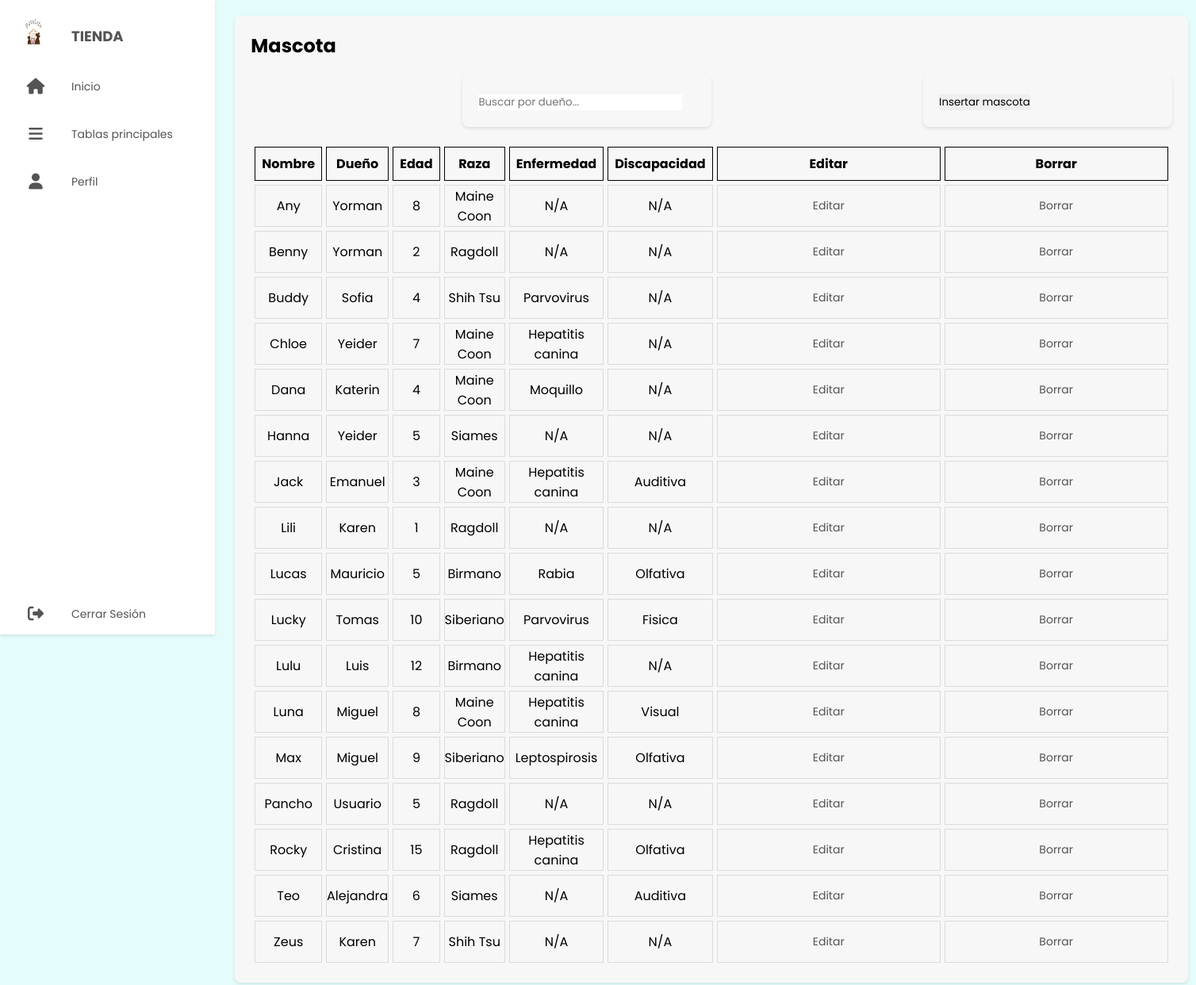
The app's page /crud/read/readMascota.php (signed in) with its own data.
### tables this page shows
CREATE TABLE `mascota` (
  `id_mascota` int(11) NOT NULL AUTO_INCREMENT,
  `nombre` varchar(50) DEFAULT NULL,
  `cod_dueño` varchar(10) NOT NULL,
  `edad` int(2) NOT NULL,
  `raza` varchar(4) NOT NULL,
  `enfermedad` varchar(4) NOT NULL,
  `discapacidad` varchar(4) NOT NULL,
  PRIMARY KEY (`id_mascota`),
  KEY `cod_dueño` (`cod_dueño`),
  KEY `discapacidad` (`discapacidad`),
  KEY `enfermedad` (`enfermedad`),
  KEY `raza` (`raza`),
  CONSTRAINT `mascota_ibfk_1` FOREIGN KEY (`cod_dueño`) REFERENCES `persona` (`cedula`),
  CONSTRAINT `mascota_ibfk_2` FOREIGN KEY (`discapacidad`) REFERENCES `discapacidad` (`cod_discapacidad`),
  CONSTRAINT `mascota_ibfk_3` FOREIGN KEY (`enfermedad`) REFERENCES `enfermedad` (`cod_enfermedad`),
  CONSTRAINT `mascota_ibfk_4` FOREIGN KEY (`raza`) REFERENCES `raza` (`cod_raza`)
);

CREATE TABLE `persona` (
  `cedula` varchar(10) NOT NULL,
  `password` varchar(30) NOT NULL,
  `tipo_persona` varchar(1) NOT NULL,
  `nombre` varchar(20) NOT NULL,
  `apellido` varchar(30) NOT NULL,
  `numero` varchar(15) NOT NULL,
  `cod_local` varchar(4) NOT NULL DEFAULT '0000',
  PRIMARY KEY (`cedula`),
  KEY `cod_local` (`cod_local`),
  KEY `tipo_persona` (`tipo_persona`),
  CONSTRAINT `persona_ibfk_1` FOREIGN KEY (`cod_local`) REFERENCES `local` (`id_local`),
  CONSTRAINT `tipo_persona` FOREIGN KEY (`tipo_persona`) REFERENCES `tipo_persona` (`tipo_persona`)
);

CREATE TABLE `raza` (
  `cod_raza` varchar(4) NOT NULL,
  `descripcion` varchar(60) NOT NULL,
  `especie` varchar(4) NOT NULL,
  PRIMARY KEY (`cod_raza`),
  KEY `especie` (`especie`),
  CONSTRAINT `raza_ibfk_1` FOREIGN KEY (`especie`) REFERENCES `especie` (`cod_especie`)
);

CREATE TABLE `enfermedad` (
  `cod_enfermedad` varchar(4) NOT NULL,
  `descripcion` varchar(60) NOT NULL,
  PRIMARY KEY (`cod_enfermedad`)
);

CREATE TABLE `discapacidad` (
  `cod_discapacidad` varchar(4) NOT NULL,
  `descripcion` varchar(60) NOT NULL,
  PRIMARY KEY (`cod_discapacidad`)
);

### crud/read/readMascota.php (the view, shortened to what this page needs)
<!DOCTYPE html>
<html>
<head>
  <link rel="stylesheet" href="../../styles/style.css">
  <link rel="stylesheet" href="https://cdnjs.cloudflare.com/ajax/libs/font-awesome/5.15.4/css/all.min.css"/>
</head>
<body>
<?php
  include_once "../../components/sidebarCruds.php";
?>
<?php
 if($_SESSION['tipo_persona']=="1"){ ?>
  <div class="container">
  <form id="forma" name="forma" action="readMascota.php">
    <section class="main">
      <div class="main-top">
        <h1>Mascota</h1>
        </div>
        <div class="main-skills">
        <div class="main">
        <input type='text' id='buscar' name='buscar' placeholder='Buscar por dueño...'>
        </div>
        <div class="main">
        <input type="button" onclick="location.href='../insert/insertarMascota.php'" value="Insertar mascota">
        </div>
        </div>
        <div class="main-skills">
        <?php
          $mysql_host = 'localhost';
          $mysql_user = 'root';
          $password = '';
          $dbhandle = mysqli_connect($mysql_host, $mysql_user, $password) or die('Problemas de conexion con BD');
          if (empty($_GET['buscar'])){
              $result = mysqli_query($dbhandle,"select a.id_mascota a, a.nombre b, b.nombre c, a.edad d, c.descripcion e, d.descripcion f, e.descripcion g from mascota a, persona b, raza c, enfermedad d, discapacidad e where b.cedula=a.cod_dueño and a.raza=c.cod_raza and a.enfermedad=d.cod_enfermedad and a.discapacidad=e.cod_discapacidad ORDER BY a.nombre ASC;") or die( mysqli_error($dbhandle));
          }
          ?>
          <table>
          <tr>
          <th>Nombre</th>
          <th>Dueño</th>
          <th>Edad</th>
          <th>Raza</th>
          <th>Enfermedad</th>
          <th>Discapacidad</th>
          <th>Editar</th>
          <th>Borrar</th>
          <?php while($row = mysqli_fetch_array($result, MYSQLI_ASSOC))
              {
                  echo "<tr>";
                  echo "<td>".$row['b']."</td>";
                  echo "<td>".$row['c']."</td>";
                  echo "<td>".$row['d']."</td>";
                  echo "<td>".$row['e']."</td>";
                  echo "<td>".$row['f']."</td>";
                  echo "<td>".$row['g']."</td>";
                  echo "<td><a href='../edit/editarMascota.php?code=".$row['a']."'>Editar</a></td>";
                  echo "<td><a href='#' onclick='preguntar(\"".$row['a']."\")'>Borrar</a></td>";
                  echo "</tr>\n";
              };
          echo "</table>
          <br>
          <br>";
} ?>
        </div>
      </div>
</body>
</html>

### styles/style.css (style rules this page uses)
* { margin: 0; padding: 0; outline: none; border: none; text-decoration: none; box-sizing: border-box; font-family: "Poppins", sans-serif; }
body { margin: 0; padding: 0; display: flex; background-color: #e4fdfc; }
.container { display: flex; }
.container { width: 82%; padding: 20px; }
.main { margin-left: 23%; background-color: #f7f7f7; padding: 20px; border-radius: 8px; box-shadow: 0 2px 4px rgba(0, 0, 0, 0.1); }
a { position: relative; color: rgb(85, 83, 83); font-size: 14px; display: table; width: 280px; padding: 10px; }
.main { position: relative; padding: 20px; width: 100%; }
.main input[type='text'], .main button { display: inline-block; }
.main-top { display: flex; width: 100%; }
.main-skills { display: flex; margin-top: 20px; }
.main-skills td { width:auto; text-align: center; }

### crud/read/readMascota.php (style rules this page uses)
body { margin: 0; padding: 0; display: flex; }
.container { width: 82%; }
.main { background-color: #f7f7f7; padding: 20px; border-radius: 8px; box-shadow: 0 2px 4px rgba(0, 0, 0, 0.1); }
table { border-spacing: 5px; }
td { border: 1px solid #DADBDB; }
th { border: 1px solid ; padding: 0.5rem; }

### records on screen
mascota: nombre "Any", cod_dueño.nombre "Yorman", edad "8", raza.descripcion "Maine Coon", enfermedad.descripcion "N/A", discapacidad.descripcion "N/A"
mascota: nombre "Benny", cod_dueño.nombre "Yorman", edad "2", raza.descripcion "Ragdoll", enfermedad.descripcion "N/A", discapacidad.descripcion "N/A"
mascota: nombre "Buddy", cod_dueño.nombre "Sofia", edad "4", raza.descripcion "Shih Tsu", enfermedad.descripcion "Parvovirus", discapacidad.descripcion "N/A"
mascota: nombre "Chloe", cod_dueño.nombre "Yeider", edad "7", raza.descripcion "Maine Coon", enfermedad.descripcion "Hepatitis canina", discapacidad.descripcion "N/A"
mascota: nombre "Dana", cod_dueño.nombre "Katerin", edad "4", raza.descripcion "Maine Coon", enfermedad.descripcion "Moquillo", discapacidad.descripcion "N/A"
mascota: nombre "Hanna", cod_dueño.nombre "Yeider", edad "5", raza.descripcion "Siames", enfermedad.descripcion "N/A", discapacidad.descripcion "N/A"
mascota: nombre "Jack", cod_dueño.nombre "Emanuel", edad "3", raza.descripcion "Maine Coon", enfermedad.descripcion "Hepatitis canina", discapacidad.descripcion "Auditiva"
mascota: nombre "Lili", cod_dueño.nombre "Karen", edad "1", raza.descripcion "Ragdoll", enfermedad.descripcion "N/A", discapacidad.descripcion "N/A"
mascota: nombre "Lucas", cod_dueño.nombre "Mauricio", edad "5", raza.descripcion "Birmano", enfermedad.descripcion "Rabia", discapacidad.descripcion "Olfativa"
mascota: nombre "Lucky", cod_dueño.nombre "Tomas", edad "10", raza.descripcion "Siberiano", enfermedad.descripcion "Parvovirus", discapacidad.descripcion "Fisica"
mascota: nombre "Lulu", cod_dueño.nombre "Luis", edad "12", raza.descripcion "Birmano", enfermedad.descripcion "Hepatitis canina", discapacidad.descripcion "N/A"
mascota: nombre "Luna", cod_dueño.nombre "Miguel", edad "8", raza.descripcion "Maine Coon", enfermedad.descripcion "Hepatitis canina", discapacidad.descripcion "Visual"
mascota: nombre "Max", cod_dueño.nombre "Miguel", edad "9", raza.descripcion "Siberiano", enfermedad.descripcion "Leptospirosis", discapacidad.descripcion "Olfativa"
mascota: nombre "Pancho", cod_dueño.nombre "Usuario", edad "5", raza.descripcion "Ragdoll", enfermedad.descripcion "N/A", discapacidad.descripcion "N/A"
mascota: nombre "Rocky", cod_dueño.nombre "Cristina", edad "15", raza.descripcion "Ragdoll", enfermedad.descripcion "Hepatitis canina", discapacidad.descripcion "Olfativa"
mascota: nombre "Teo", cod_dueño.nombre "Alejandra", edad "6", raza.descripcion "Siames", enfermedad.descripcion "N/A", discapacidad.descripcion "Auditiva"
mascota: nombre "Zeus", cod_dueño.nombre "Karen", edad "7", raza.descripcion "Shih Tsu", enfermedad.descripcion "N/A", discapacidad.descripcion "N/A"
